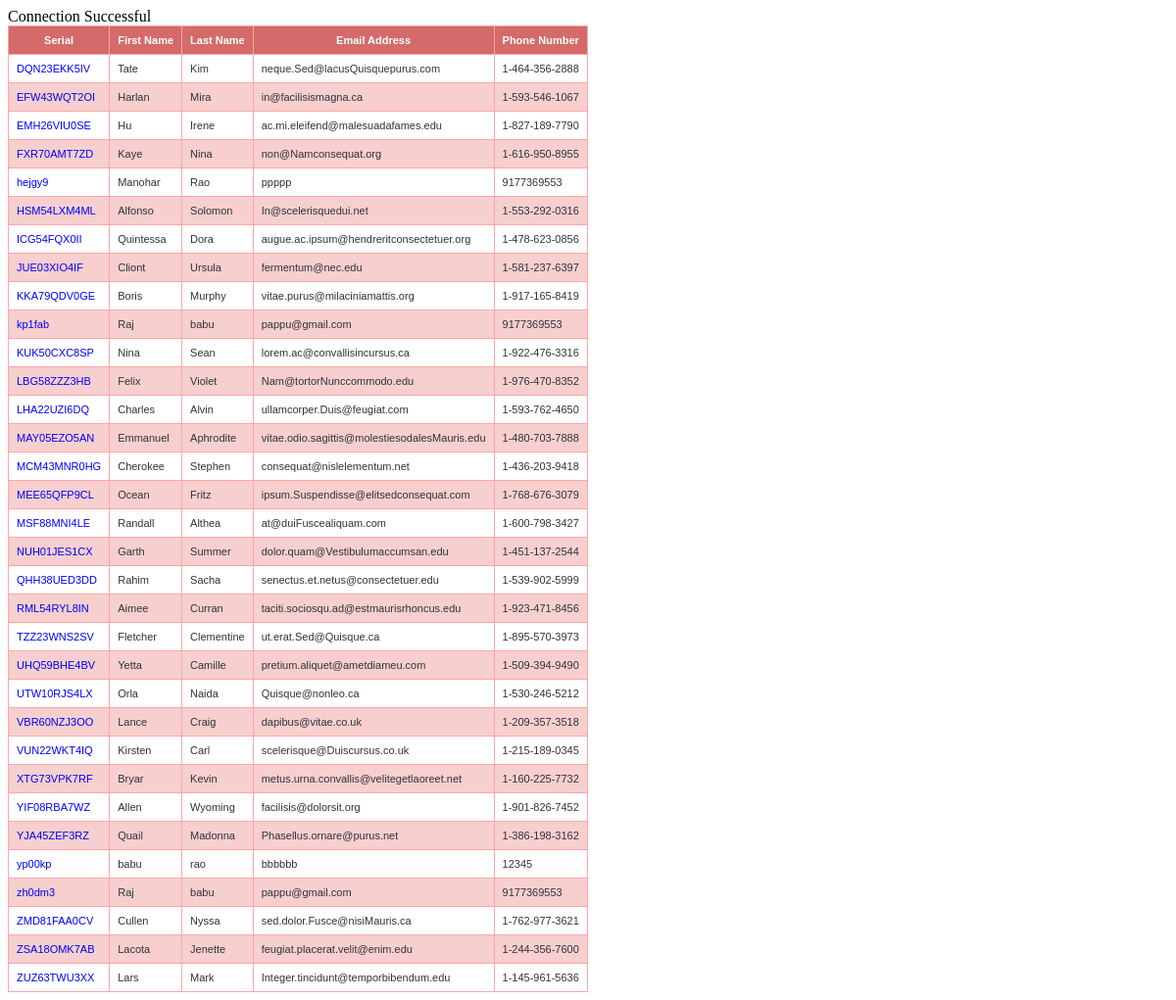
The page /displayAllRecords.php on the database its author committed.
### tables this page shows
CREATE TABLE `people` (
  `id` int(100) NOT NULL,
  `Serial` varchar(100) NOT NULL,
  `FirstName` varchar(20) NOT NULL,
  `LastName` varchar(20) NOT NULL,
  `EmailAddress` varchar(60) NOT NULL,
  `PhoneNumber` varchar(15) NOT NULL
);

### config.php (called while the page is built, shortened)
<?php
require_once("db-settings.php");
require_once("functions.php");
?>

### functions.php (called while the page is built, shortened)
<?php
function fetchAllUsers() {
  global $mysqli, $db_table_prefix;
  $stmt = $mysqli->prepare(
    "SELECT
		id,
		Serial,
		FirstName,
		LastName,
		EmailAddress,
		PhoneNumber
		FROM people"
  );
  $stmt->execute();
    $stmt->bind_result(
        $id,
        $Serial,
        $FirstName,
        $LastName,
        $EmailAddress,
        $PhoneNumber
    );
  while ($stmt->fetch()) {
    $row[] = array(
        'id'                    => $id,
        'serial'                => $Serial,
      'firstname'               => $FirstName,
      'lastname'                => $LastName,
      'email'                   => $EmailAddress,
      'pnumber'                 => $PhoneNumber
    );
  }
  return ($row);
}

### displayAllRecords.php (the view, shortened to what this page needs)
<!DOCTYPE html PUBLIC '-//W3C//DTD XHTML 1.0 Transitional//EN' 'http://www.w3.org/TR/xhtml1/DTD/xhtml1-transitional.dtd'>
<html xmlns='http://www.w3.org/1999/xhtml'>
<head>
</head>
<body>
  <?php require_once("config.php");
  $allrecords = fetchAllUsers();
  ?>
  <table class="table-style-three">
      <thead>
        <th>Serial</th>
        <th>First Name</th>
        <th>Last Name</th>
        <th>Email Address</th>
        <th>Phone Number</th>
      </thead>
      <tbody>
      <?php
      foreach($allrecords as $displayRecords) { ?>
      <tr>
        <td><a href="updateThisUser.php?serial=<?php print $displayRecords['serial']; ?>"><?php print $displayRecords['serial']; ?></a></td>
        <td><?php print $displayRecords['firstname']; ?></td>
        <td><?php print $displayRecords['lastname']; ?></td>
        <td><?php print $displayRecords['email']; ?></td>
        <td><?php print $displayRecords['pnumber']; ?></td>
      </tr>
      <?php } ?>
      </tbody>
  </table>
</body>
</html>

### db-settings.php (shortened to what this page needs)
<?php
if (mysqli_connect_errno()) {
    echo "Connection Failed: " . mysqli_connect_errno();
    exit();
} else {
    echo "Connection Successful";
}
?>

### displayAllRecords.php (style rules this page uses)
table.table-style-three { font-family: verdana, arial, sans-serif; font-size: 11px; color: #333333; border-width: 1px; border-color: #3A3A3A; border-collapse: collapse; }
table.table-style-three th { border-width: 1px; padding: 8px; border-style: solid; border-color: #FFA6A6; background-color: #D56A6A; color: #ffffff; }
table.table-style-three a { color: blue; text-decoration: none; }
table.table-style-three tr:nth-child(even) td { background-color: #F7CFCF; }
table.table-style-three td { border-width: 1px; padding: 8px; border-style: solid; border-color: #FFA6A6; background-color: #ffffff; }

### rows shown on the page
people: Serial "DQN23EKK5IV", FirstName "Tate", LastName "Kim", EmailAddress "neque.Sed@lacusQuisquepurus.com", PhoneNumber "1-464-356-2888"
people: Serial "EFW43WQT2OI", FirstName "Harlan", LastName "Mira", EmailAddress "in@facilisismagna.ca", PhoneNumber "1-593-546-1067"
people: Serial "EMH26VIU0SE", FirstName "Hu", LastName "Irene", EmailAddress "ac.mi.eleifend@malesuadafames.edu", PhoneNumber "1-827-189-7790"
people: Serial "FXR70AMT7ZD", FirstName "Kaye", LastName "Nina", EmailAddress "non@Namconsequat.org", PhoneNumber "1-616-950-8955"
people: Serial "hejgy9", FirstName "Manohar", LastName "Rao", EmailAddress "ppppp", PhoneNumber "9177369553"
people: Serial "HSM54LXM4ML", FirstName "Alfonso", LastName "Solomon", EmailAddress "In@scelerisquedui.net", PhoneNumber "1-553-292-0316"
people: Serial "ICG54FQX0II", FirstName "Quintessa", LastName "Dora", EmailAddress "augue.ac.ipsum@hendreritconsectetuer.org", PhoneNumber "1-478-623-0856"
people: Serial "JUE03XIO4IF", FirstName "Cliont", LastName "Ursula", EmailAddress "fermentum@nec.edu", PhoneNumber "1-581-237-6397"
people: Serial "KKA79QDV0GE", FirstName "Boris", LastName "Murphy", EmailAddress "vitae.purus@milaciniamattis.org", PhoneNumber "1-917-165-8419"
people: Serial "kp1fab", FirstName "Raj", LastName "babu", EmailAddress "pappu@gmail.com", PhoneNumber "9177369553"
people: Serial "KUK50CXC8SP", FirstName "Nina", LastName "Sean", EmailAddress "lorem.ac@convallisincursus.ca", PhoneNumber "1-922-476-3316"
people: Serial "LBG58ZZZ3HB", FirstName "Felix", LastName "Violet", EmailAddress "Nam@tortorNunccommodo.edu", PhoneNumber "1-976-470-8352"
people: Serial "LHA22UZI6DQ", FirstName "Charles", LastName "Alvin", EmailAddress "ullamcorper.Duis@feugiat.com", PhoneNumber "1-593-762-4650"
people: Serial "MAY05EZO5AN", FirstName "Emmanuel", LastName "Aphrodite", EmailAddress "vitae.odio.sagittis@molestiesodalesMauris.edu", PhoneNumber "1-480-703-7888"
people: Serial "MCM43MNR0HG", FirstName "Cherokee", LastName "Stephen", EmailAddress "consequat@nislelementum.net", PhoneNumber "1-436-203-9418"
people: Serial "MEE65QFP9CL", FirstName "Ocean", LastName "Fritz", EmailAddress "ipsum.Suspendisse@elitsedconsequat.com", PhoneNumber "1-768-676-3079"
people: Serial "MSF88MNI4LE", FirstName "Randall", LastName "Althea", EmailAddress "at@duiFuscealiquam.com", PhoneNumber "1-600-798-3427"
people: Serial "NUH01JES1CX", FirstName "Garth", LastName "Summer", EmailAddress "dolor.quam@Vestibulumaccumsan.edu", PhoneNumber "1-451-137-2544"
people: Serial "QHH38UED3DD", FirstName "Rahim", LastName "Sacha", EmailAddress "senectus.et.netus@consectetuer.edu", PhoneNumber "1-539-902-5999"
people: Serial "RML54RYL8IN", FirstName "Aimee", LastName "Curran", EmailAddress "taciti.sociosqu.ad@estmaurisrhoncus.edu", PhoneNumber "1-923-471-8456"
people: Serial "TZZ23WNS2SV", FirstName "Fletcher", LastName "Clementine", EmailAddress "ut.erat.Sed@Quisque.ca", PhoneNumber "1-895-570-3973"
people: Serial "UHQ59BHE4BV", FirstName "Yetta", LastName "Camille", EmailAddress "pretium.aliquet@ametdiameu.com", PhoneNumber "1-509-394-9490"
people: Serial "UTW10RJS4LX", FirstName "Orla", LastName "Naida", EmailAddress "Quisque@nonleo.ca", PhoneNumber "1-530-246-5212"
people: Serial "VBR60NZJ3OO", FirstName "Lance", LastName "Craig", EmailAddress "dapibus@vitae.co.uk", PhoneNumber "1-209-357-3518"
people: Serial "VUN22WKT4IQ", FirstName "Kirsten", LastName "Carl", EmailAddress "scelerisque@Duiscursus.co.uk", PhoneNumber "1-215-189-0345"
people: Serial "XTG73VPK7RF", FirstName "Bryar", LastName "Kevin", EmailAddress "metus.urna.convallis@velitegetlaoreet.net", PhoneNumber "1-160-225-7732"
people: Serial "YIF08RBA7WZ", FirstName "Allen", LastName "Wyoming", EmailAddress "facilisis@dolorsit.org", PhoneNumber "1-901-826-7452"
people: Serial "YJA45ZEF3RZ", FirstName "Quail", LastName "Madonna", EmailAddress "Phasellus.ornare@purus.net", PhoneNumber "1-386-198-3162"
people: Serial "yp00kp", FirstName "babu", LastName "rao", EmailAddress "bbbbbb", PhoneNumber "12345"
people: Serial "zh0dm3", FirstName "Raj", LastName "babu", EmailAddress "pappu@gmail.com", PhoneNumber "9177369553"
people: Serial "ZMD81FAA0CV", FirstName "Cullen", LastName "Nyssa", EmailAddress "sed.dolor.Fusce@nisiMauris.ca", PhoneNumber "1-762-977-3621"
people: Serial "ZSA18OMK7AB", FirstName "Lacota", LastName "Jenette", EmailAddress "feugiat.placerat.velit@enim.edu", PhoneNumber "1-244-356-7600"
people: Serial "ZUZ63TWU3XX", FirstName "Lars", LastName "Mark", EmailAddress "Integer.tincidunt@temporbibendum.edu", PhoneNumber "1-145-961-5636"
